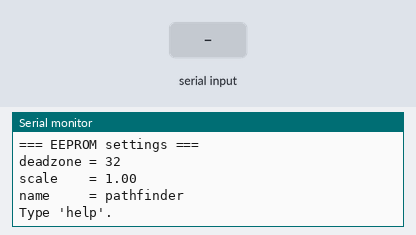
Simulated run of this sketch. Board: ESP32. Parts: the last lines printed to the serial monitor. Inputs (shaded band) come from the test bench. EEPROM starts erased.

Above: at 1.7 s.
1.8 s: "help\n" received over Serial
At 3.0 s:
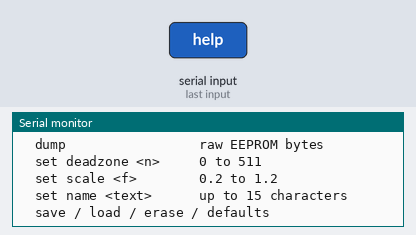
3.3 s: "dump\n" received over Serial
At 4.5 s:
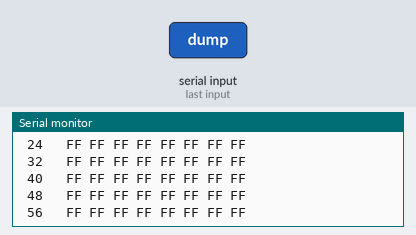
4.8 s: "save\n" received over Serial
At 5.2 s:
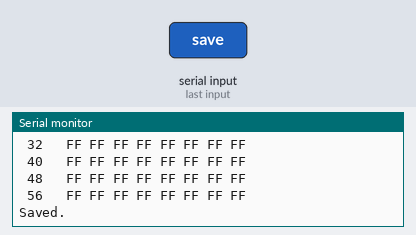
6.3 s: "load\n" received over Serial
At 7.4 s:
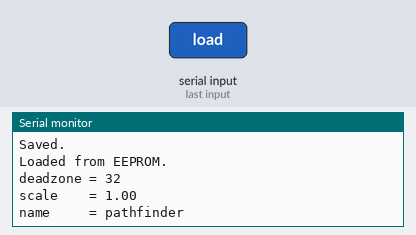
7.8 s: "erase\n" received over Serial
At 8.7 s:
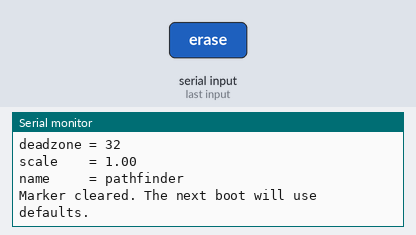
9.3 s: "defaults\n" received over Serial
At 9.7 s:
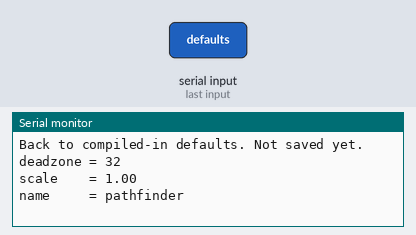
Timing chart, 0 to 11.8 s (numbered marks = the images above; inputs shaded):
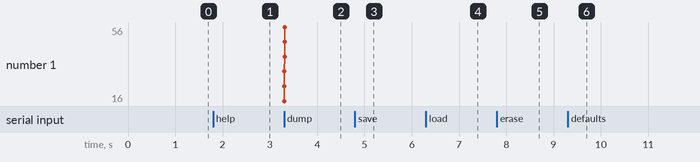

Measured:
- after the input at 1.8 s, the serial monitor: prints a new line at once (image 1)
- after the input at 3.3 s, the serial monitor: prints a new line at once (image 2)
- after the input at 4.8 s, the serial monitor: prints a new line at once (image 3)
- after the input at 6.3 s, the serial monitor: prints a new line at once (image 4)
- after the input at 7.8 s, the serial monitor: prints a new line at once (image 5)
- after the input at 9.3 s, the serial monitor: prints a new line at once (image 6)

The sketch:

a3b_eeprom_settings.ino
```cpp
/*
  a3b_eeprom_settings.ino
  Porpoise Robotics - Pathfinder advanced course, Lesson 3

  WHAT THIS PROGRAM DOES
  ----------------------
  Stores settings that survive a power cycle. Change a value from the serial
  console, save it, pull the USB cable out, plug it back in, and the value is
  still there. Nothing moves.

  This is what makes Op Program 12 tunable at the track. Deadzones, scale
  factors and the paired controller address all live in EEPROM, so a vehicle
  keeps its personality without anybody opening the Arduino IDE.

  BEFORE YOU CAN COMPILE THIS
  ---------------------------
  Board package: "esp32_bluepad32" by Ricardo Quesada, version 4.1.0
    Tools > Board > esp32_bluepad32 > "ESP32 Dev Module".
  Libraries: none.

  COMMANDS (115200 baud)
  ----------------------
    show                     what is in RAM right now
    dump                     the raw bytes, as stored
    set deadzone <n>         0 to 511
    set scale <f>            0.2 to 1.2
    set name <text>          up to 15 characters
    save                     write RAM to EEPROM
    load                     read EEPROM back into RAM
    erase                    invalidate the stored copy
    defaults                 back to compiled-in values, without saving

  THERE IS NO EEPROM ON AN ESP32
  ------------------------------
  The EEPROM library is an emulation. It reserves a slice of the flash chip,
  keeps a copy of it in RAM, and only writes the flash when you call commit().
  Three things follow:

    - EEPROM.begin(size) must come first, before any get or put.
    - Nothing is actually stored until EEPROM.commit(). Forgetting it is the
      single most common cause of "my settings did not save".
    - Flash wears out - a hundred thousand erase cycles or so per sector. That
      is plenty for saving when a human asks, and nowhere near enough to
      commit() inside loop(). Never write on a schedule.

  ADDRESSES ARE MANUAL, AND EASY TO GET WRONG
  -------------------------------------------
  EEPROM is a flat array of bytes. You choose where each value lives, and
  nothing stops two values overlapping. An int is 4 bytes and a float is 4
  bytes on this chip, so the map below leaves 4 bytes per slot and the string
  gets 16. Op 12 lays its Config.h out the same way, one ADDR_ constant per
  value, which is what makes an overlap visible when you read the file.

  THE MAGIC BYTE
  --------------
  A brand new ESP32 has flash full of 0xFF. Read an int out of that and you get
  -1; read a float and you get something meaningless. So the first byte of the
  block is a marker written only after a successful save. If it is not there,
  the stored data is not ours and we use the compiled-in defaults instead.

  Even with the marker present, every value is range checked as it is loaded.
  A saved value from an older version of the program can be valid data and
  still be wrong for this one. Op 12 does exactly this in loadSettings().

  WHAT TO TRY
  -----------
  1. "set deadzone 100", "save", then unplug and replug the board. "show".
  2. Now "set deadzone 200" and DO NOT save. Reset the board. What happened?
  3. "erase", then reset. Where did the values come from this time?
  4. "dump" before and after a save, and find the magic byte.
  5. Comment out the EEPROM.commit() in saveSettings, save, and reset. This is
     the bug you will write one day - see it now instead.
*/

#include <EEPROM.h>

// ===================================================================
// THE STORAGE MAP
// ===================================================================

const int EEPROM_SIZE = 64;

const int ADDR_VALID    =  0;   // 1 byte
const int ADDR_DEADZONE =  4;   // 4 bytes, int
const int ADDR_SCALE    =  8;   // 4 bytes, float
const int ADDR_NAME     = 16;   // 16 bytes, text plus a terminator

const uint8_t VALID_MAGIC = 0xA5;   // Same marker Op 12 uses

const int NAME_LEN = 15;

// ===================================================================
// COMPILED-IN DEFAULTS
// ===================================================================

const int   DEFAULT_DEADZONE = 32;
const float DEFAULT_SCALE    = 1.0f;
const char  DEFAULT_NAME[]   = "pathfinder";

const int   DEADZONE_MIN = 0,    DEADZONE_MAX = 511;
const float SCALE_MIN    = 0.2f, SCALE_MAX    = 1.2f;

// ===================================================================
// LIVE VALUES
// ===================================================================

int   input_deadzone = DEFAULT_DEADZONE;
float scale_factor   = DEFAULT_SCALE;
char  vehicle_name[NAME_LEN + 1] = { 0 };

String input_line = "";

// ===================================================================
// SAVE AND LOAD
// ===================================================================

void saveSettings() {
  EEPROM.write(ADDR_VALID, VALID_MAGIC);
  EEPROM.put(ADDR_DEADZONE, input_deadzone);
  EEPROM.put(ADDR_SCALE, scale_factor);

  for (int i = 0; i <= NAME_LEN; i++) {
    EEPROM.write(ADDR_NAME + i, vehicle_name[i]);
  }

  // Without this line nothing reaches the flash at all.
  EEPROM.commit();

  Serial.println(F("Saved."));
}

/*
  Reads everything back, keeping the compiled-in default for anything that is
  missing or out of range. Never trust what comes out of storage.
*/
void loadSettings() {
  if (EEPROM.read(ADDR_VALID) != VALID_MAGIC) {
    Serial.println(F("No valid saved settings. Using defaults."));
    useDefaults();
    return;
  }

  int   saved_deadzone;
  float saved_scale;
  EEPROM.get(ADDR_DEADZONE, saved_deadzone);
  EEPROM.get(ADDR_SCALE, saved_scale);

  if (saved_deadzone >= DEADZONE_MIN && saved_deadzone <= DEADZONE_MAX) {
    input_deadzone = saved_deadzone;
  } else {
    Serial.println(F("Stored deadzone out of range, keeping the default."));
  }

  if (saved_scale >= SCALE_MIN && saved_scale <= SCALE_MAX) {
    scale_factor = saved_scale;
  } else {
    Serial.println(F("Stored scale out of range, keeping the default."));
  }

  for (int i = 0; i <= NAME_LEN; i++) {
    vehicle_name[i] = (char)EEPROM.read(ADDR_NAME + i);
  }
  vehicle_name[NAME_LEN] = '\0';   // Never trust stored text to be terminated

  Serial.println(F("Loaded from EEPROM."));
}

void useDefaults() {
  input_deadzone = DEFAULT_DEADZONE;
  scale_factor   = DEFAULT_SCALE;
  strncpy(vehicle_name, DEFAULT_NAME, NAME_LEN);
  vehicle_name[NAME_LEN] = '\0';
}

void eraseSettings() {
  EEPROM.write(ADDR_VALID, 0x00);
  EEPROM.commit();
  Serial.println(F("Marker cleared. The next boot will use defaults."));
}

// ===================================================================
// OUTPUT
// ===================================================================

void showSettings() {
  Serial.printf("deadzone = %d\n", input_deadzone);
  Serial.printf("scale    = %.2f\n", scale_factor);
  Serial.printf("name     = %s\n", vehicle_name);
}

void dumpEeprom() {
  Serial.println(F("addr  bytes"));
  for (int row = 0; row < EEPROM_SIZE; row += 8) {
    Serial.printf("%3d   ", row);
    for (int i = 0; i < 8; i++) {
      Serial.printf("%02X ", EEPROM.read(row + i));
    }
    Serial.println();
  }
}

// ===================================================================
// SETUP AND LOOP
// ===================================================================

void setup() {
  Serial.begin(115200);
  delay(500);

  useDefaults();

  // Must come before any get or put.
  EEPROM.begin(EEPROM_SIZE);
  loadSettings();

  Serial.println();
  Serial.println(F("=== EEPROM settings ==="));
  showSettings();
  Serial.println(F("Type 'help'."));
}

void loop() {
  while (Serial.available() > 0) {
    char c = (char)Serial.read();
    if (c == '\n' || c == '\r') {
      if (input_line.length() > 0) {
        runCommand(input_line);
        input_line = "";
      }
    } else if (c >= 32 && c < 127 && input_line.length() < 60) {
      input_line += c;
    }
  }
}

void runCommand(String line) {
  line.trim();
  String lower = line;
  lower.toLowerCase();

  if (lower == "help") {
    Serial.println(F("  show                 values in RAM"));
    Serial.println(F("  dump                 raw EEPROM bytes"));
    Serial.println(F("  set deadzone <n>     0 to 511"));
    Serial.println(F("  set scale <f>        0.2 to 1.2"));
    Serial.println(F("  set name <text>      up to 15 characters"));
    Serial.println(F("  save / load / erase / defaults"));

  } else if (lower == "show") {
    showSettings();

  } else if (lower == "dump") {
    dumpEeprom();

  } else if (lower == "save") {
    saveSettings();

  } else if (lower == "load") {
    loadSettings();
    showSettings();

  } else if (lower == "erase") {
    eraseSettings();

  } else if (lower == "defaults") {
    useDefaults();
    Serial.println(F("Back to compiled-in defaults. Not saved yet."));
    showSettings();

  } else if (lower.startsWith("set deadzone ")) {
    long value = lower.substring(13).toInt();
    if (value >= DEADZONE_MIN && value <= DEADZONE_MAX) {
      input_deadzone = (int)value;
      Serial.printf("deadzone = %d  (not saved yet)\n", input_deadzone);
    } else {
      Serial.printf("deadzone must be %d to %d\n", DEADZONE_MIN, DEADZONE_MAX);
    }

  } else if (lower.startsWith("set scale ")) {
    float value = lower.substring(10).toFloat();
    if (value >= SCALE_MIN && value <= SCALE_MAX) {
      scale_factor = value;
      Serial.printf("scale = %.2f  (not saved yet)\n", scale_factor);
    } else {
      Serial.printf("scale must be %.1f to %.1f\n", SCALE_MIN, SCALE_MAX);
    }

  } else if (lower.startsWith("set name ")) {
    String text = line.substring(9);
    text.trim();
    if (text.length() == 0 || text.length() > NAME_LEN) {
      Serial.printf("name must be 1 to %d characters\n", NAME_LEN);
      return;
    }
    strncpy(vehicle_name, text.c_str(), NAME_LEN);
    vehicle_name[NAME_LEN] = '\0';
    Serial.printf("name = %s  (not saved yet)\n", vehicle_name);

  } else {
    Serial.println(F("Unknown. Type 'help'."));
  }
}
```
